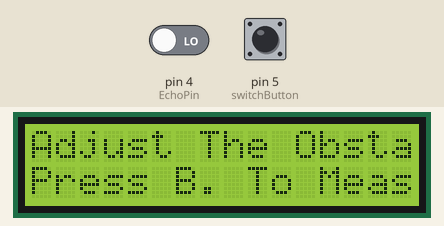
Bench run of a sketch on a simulated Arduino Uno, built with avr-gcc and run on an emulated ATmega328P. Parts: 16×2 character LCD. The inputs (shaded band) are chosen by the test bench; at power-on: pin 5 (switchButton) HIGH, pin 4 (EchoPin) LOW.

Above: at 1.2 s.
1.3 s: pin 5 (switchButton) pulled LOW for 0.15 s
At 5.2 s:
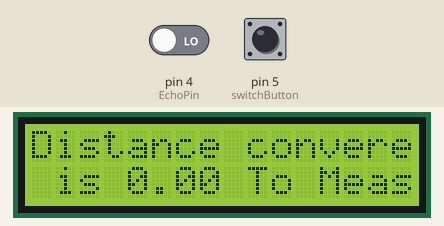
Timing chart, 0 to 6.7 s (numbered marks = the images above; inputs shaded):
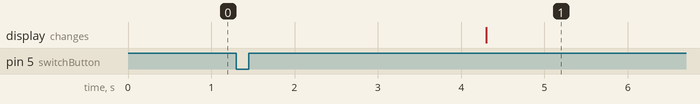

The sketch:

HCSR04_LCD_SWITCH.ino
```cpp
//BUILDING A PORTABLE HC-SR04 ULTRASONIC SENSOR CALCULATING THE DISTANCE TRAVEL OF SOUND
//Assignment
#include <LiquidCrystal.h>  // lcd LIBRARIES
//Connection Port of the LCD
int RS=7;
int EN=8;
int D4=9;
int D5=10;
int D6=11;
int D7=12;

int timeDelay=1000;
//HC-sr04 sensor connection Pins and Parameters
const float SOS=765.0; // speed of sound in MILESperHOURS
int triggerPin=6;
int EchoPin=4;
int timeTravel;  // time measured for the ultrasonic sound to travel back and forth
double distanceTravel;  // total distance cover

//Creating LCD object
LiquidCrystal sensorDisplay(RS,EN,D4,D5,D6,D7);

//PushBotton switch

int switchButton=5;
int switchVal;

//Assignment getting correct precision Measurement
double averageMeas;
double total=25.0;
double distMeas=0.0;
void setup() {
  // put your setup code here, to run once:
sensorDisplay.begin(16,2);
pinMode(triggerPin,OUTPUT);
pinMode(EchoPin,INPUT);
pinMode(switchButton,INPUT);
digitalWrite(switchButton,HIGH);
}
void loop() {
  // put your main code here, to run repeatedly:

// to Take Measurement Always adjust the obstacle in front of the Sensor
sensorDisplay.setCursor(0,0);
sensorDisplay.print("Adjust The Obstacle");
sensorDisplay.setCursor(0,1);
sensorDisplay.print("Press B. To Measure");

//Getting the digital value off the arduino Board
switchVal=digitalRead(switchButton);
while (switchVal==1){
  switchVal=digitalRead(switchButton);
}

/*sensorDisplay.setCursor(0,0);
digitalWrite(triggerPin,LOW);
delay(timeDelay);
digitalWrite(triggerPin,HIGH);
delay(timeDelay);
digitalWrite(triggerPin,LOW);
sensorDisplay.print("Press Button to Active");
sensorDisplay.clear();
switchVal=digitalRead(switchButton);
*/

//Taking 25 measurment of the distance travel by the sound
for (int x=0;x<=25;++x){
  digitalWrite(triggerPin,LOW);
  delay(timeDelay);
  digitalWrite(triggerPin,HIGH);
  delay(timeDelay);
  digitalWrite(triggerPin,LOW);
  timeTravel=pulseIn(EchoPin,HIGH);
  distanceTravel=(SOS *(0.00000000027778 * timeTravel)) / 2 ; // total distance convered in MILES
  sensorDisplay.setCursor(0,0);
  sensorDisplay.print("Distance convered ");
  sensorDisplay.setCursor(0,1);
  sensorDisplay.print(" is ");
  sensorDisplay.print(distanceTravel);
  distMeas+=distanceTravel;
  delay(timeDelay);
  }
averageMeas=distMeas/total;
sensorDisplay.clear();
sensorDisplay.setCursor(0,0);
sensorDisplay.print("Average Measured");
sensorDisplay.setCursor(0,1);
sensorDisplay.print(averageMeas);
sensorDisplay.print("miles");
delay(timeDelay);


//Measurement Only one value Using pushButton
/*
while (switchVal==1){
  switchVal=digitalRead(switchButton);
}
timeTravel=pulseIn(EchoPin,HIGH);
distanceTravel=(SOS *(0.00000000027778 * timeTravel)) / 2 ; // total distance convered in MILES
sensorDisplay.setCursor(0,0);
sensorDisplay.print("Distance convered ");
sensorDisplay.setCursor(0,1);
sensorDisplay.print(" is ");
sensorDisplay.print(distanceTravel);
delay(timeDelay);
sensorDisplay.clear();
*/
}
```

Measured:
- after the input at 1.3 s, the display: changes after 3.0 s (image 1)
